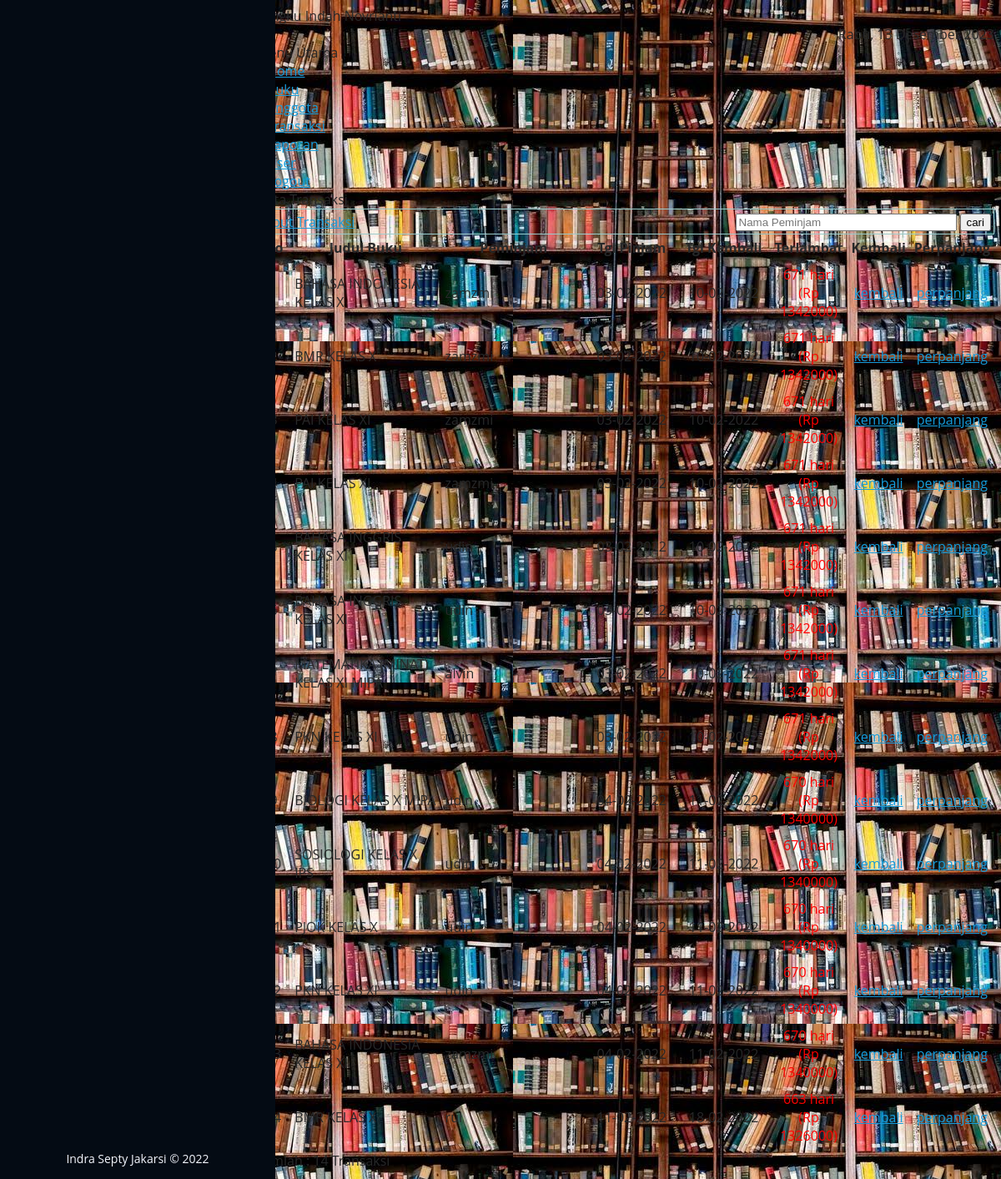
The page /admin/index.php?page=transaksi (signed in) on the database its author committed.
### tables this page shows
CREATE TABLE `tbl_transaksi` (
  `id` int(5) NOT NULL,
  `judul` varchar(250) NOT NULL,
  `nis` int(11) NOT NULL,
  `nama` varchar(100) NOT NULL,
  `tgl_pinjam` varchar(15) NOT NULL,
  `tgl_kembali` varchar(15) NOT NULL,
  `status` varchar(10) NOT NULL,
  `ket` varchar(50) NOT NULL
);

### transaksi_fungsi.php (called while the page is built)
<?php
function terlambat($tgl_dateline, $tgl_kembali) {
$tgl_dateline_pcs = explode ("-", $tgl_dateline);
$tgl_dateline_pcs = $tgl_dateline_pcs[2]."-".$tgl_dateline_pcs[1]."-".$tgl_dateline_pcs[0];
$tgl_kembali_pcs = explode ("-", $tgl_kembali);
$tgl_kembali_pcs = $tgl_kembali_pcs[2]."-".$tgl_kembali_pcs[1]."-".$tgl_kembali_pcs[0];
$selisih = strtotime ($tgl_kembali_pcs) - strtotime ($tgl_dateline_pcs);
$selisih = $selisih / 86400;
if ($selisih>=1) {
	$hasil_tgl = floor($selisih);
}
else {
	$hasil_tgl = 0;
}
return $hasil_tgl;
}
?>

### conn/koneksi.php (called while the page is built, shortened)
<?php
$denda1=2000;
?>

### transaksi_data.php (the view)
  <?php
  include '../conn/koneksi.php';
  include 'transaksi_fungsi.php';
  ?>
<div id="menu-tengah">
   	<div id="bg_menu">Data Transaksi
   	</div>
   	<div id="content_menu">
       <div id="menu_header">
       	<form action="?page=transaksi_search" method="post">
       	<table width="100%" height="100%" style="border:1px solid #9cc;">
           	<tr>
               	<td width="50%"><a href="?page=transaksi_input">Input Transaksi</a></td>
                   <td width="50%" align="right"><input type="text" name="cari" size="30" placeholder="Nama Peminjam"></td>
                   <td><input type="submit" id="submit" value="cari"></td>
               </tr>
           </table>
           </form>
   	</div>
  	    <div class="zebra-table">
  	      <table width="100%" height="100%" align="center" cellspacing="0" cellpadding="5">
  	        <thead align="center">
  	          <tr>
  	            <th align="center" width="5%" >No</th>
  	            <th width="25%">Judul Buku</th>
  	            <th width="25%">Peminjam</th>
  	            <th width="15%">Tgl Pinjam</th>
  	            <th width="15%">Tgl Kembali</th>
               <th width="10%">Terlambat</th>
               <th width="10%">Kembali</th>
               <th width="10%">Perpanjang</th>
             </tr>
           </thead>
           <?php
			$sql = mysqli_query($konek,"SELECT * FROM tbl_transaksi WHERE status='Pinjam' ORDER by id");
			$total = mysqli_num_rows($sql);
			$no = 1;
			while ($data=mysqli_fetch_array($sql)) {
		?>
  	        <tbody>
  	          <tr>
  	            <td align="center"><?php echo $no; ?></td>
  	            <td><?php echo $data['judul']; ?></a></td>
  	            <td><?php echo $data['nama']; ?></td>
  	            <td align="center"><?php echo $data['tgl_pinjam']; ?></td>
  	            <td align="center"><?php echo $data['tgl_kembali']; ?></td>
               <td align="center">
               <?php
				$tgl_dateline=$data['tgl_kembali'];
				$tgl_kembali=date('d-m-Y');
				$lambat=terlambat($tgl_dateline, $tgl_kembali);
				$denda=$lambat*$denda1;
				if ($lambat>0) {
					echo "<font color='red'>$lambat hari<br>(Rp $denda)</font>";
				}
				else {
					echo $lambat." hari";
				}
			?>
               </td>
               <td align="center"><a href="?page=transaksi_proses_kembali&id=<?php echo $data['id']; ?>&judul=<?php echo $data['judul']; ?>">kembali</a></td>
               <td align="center"><a href="?page=transaksi_proses_perpanjang&id=<?php echo $data['id']; ?>&judul=<?php echo $data['judul'];?>&tgl_kembali=<?php echo $data['tgl_kembali']; ?>&lambat=<?php echo $lambat; ?>">perpanjang</a></td>
             </tr>
           <?php $no++; } ?>
           </tbody>
         </table>
         </div>
         <div id="menu_bottom">
       	<table width="100%" style="border:0px solid #9cc;">
           	<tr>
               	<td width="50%">Jumlah : <?php echo $total; ?> Transaksi</td>
               </tr>
           </table>
   	</div>
  	  </div>
   </div>

### assets/css/style.css (style rules this page uses)
body { font-family: "Open Sans", sans-serif; color: #272829; }
a { color: #149ddd; }

### admin/index.php (style rules this page uses)
body { background-image: url(../images/2.jpeg); background-color: #cccccccc; }

### rows shown on the page
tbl_transaksi: judul "BAHASA INDONESIA KELAS X", nama "zamzmi", tgl_pinjam "03-02-2022", tgl_kembali "10-02-2022", tgl_kembali "671", tgl_kembali "1342000"
tbl_transaksi: judul "BMR KELAS X", nama "zamzmi", tgl_pinjam "03-02-2022", tgl_kembali "10-02-2022", tgl_kembali "671", tgl_kembali "1342000"
tbl_transaksi: judul "PAI KELAS XI", nama "zamzmi", tgl_pinjam "03-02-2022", tgl_kembali "10-02-2022", tgl_kembali "671", tgl_kembali "1342000"
tbl_transaksi: judul "PAI KELAS XI", nama "zamzmi", tgl_pinjam "03-02-2022", tgl_kembali "10-02-2022", tgl_kembali "671", tgl_kembali "1342000"
tbl_transaksi: judul "BAHASA INGGRIS KELAS XI", nama "udin", tgl_pinjam "03-02-2022", tgl_kembali "10-02-2022", tgl_kembali "671", tgl_kembali "1342000"
tbl_transaksi: judul "BAHASA INGGRIS KELAS XI", nama "udin", tgl_pinjam "03-02-2022", tgl_kembali "10-02-2022", tgl_kembali "671", tgl_kembali "1342000"
tbl_transaksi: judul "MATEMATIKA (MINAT) KELAS XI MIPA", nama "alvin", tgl_pinjam "03-02-2022", tgl_kembali "10-02-2022", tgl_kembali "671", tgl_kembali "1342000"
tbl_transaksi: judul "PKN KELAS XI", nama "udin", tgl_pinjam "03-02-2022", tgl_kembali "10-02-2022", tgl_kembali "671", tgl_kembali "1342000"
tbl_transaksi: judul "BIOLOGI KELAS X MIPA", nama "udin", tgl_pinjam "04-02-2022", tgl_kembali "11-02-2022", tgl_kembali "670", tgl_kembali "1340000"
tbl_transaksi: judul "SOSIOLOGI KELAS X IPS", nama "udin", tgl_pinjam "04-02-2022", tgl_kembali "11-02-2022", tgl_kembali "670", tgl_kembali "1340000"
tbl_transaksi: judul "PJOK KELAS X", nama "udin", tgl_pinjam "04-02-2022", tgl_kembali "11-02-2022", tgl_kembali "670", tgl_kembali "1340000"
tbl_transaksi: judul "PKN KELAS XI", nama "udin", tgl_pinjam "04-02-2022", tgl_kembali "11-02-2022", tgl_kembali "670", tgl_kembali "1340000"
tbl_transaksi: judul "BAHASA INDONESIA KELAS XI", nama "zamzmi", tgl_pinjam "04-02-2022", tgl_kembali "11-02-2022", tgl_kembali "670", tgl_kembali "1340000"
tbl_transaksi: judul "BMR KELAS X", nama "rul", tgl_pinjam "11-02-2022", tgl_kembali "18-02-2022", tgl_kembali "663", tgl_kembali "1326000"

### other values the page prints
$_SESSION['nama'] "Tengku Indah Novrianti"
$total "14"
